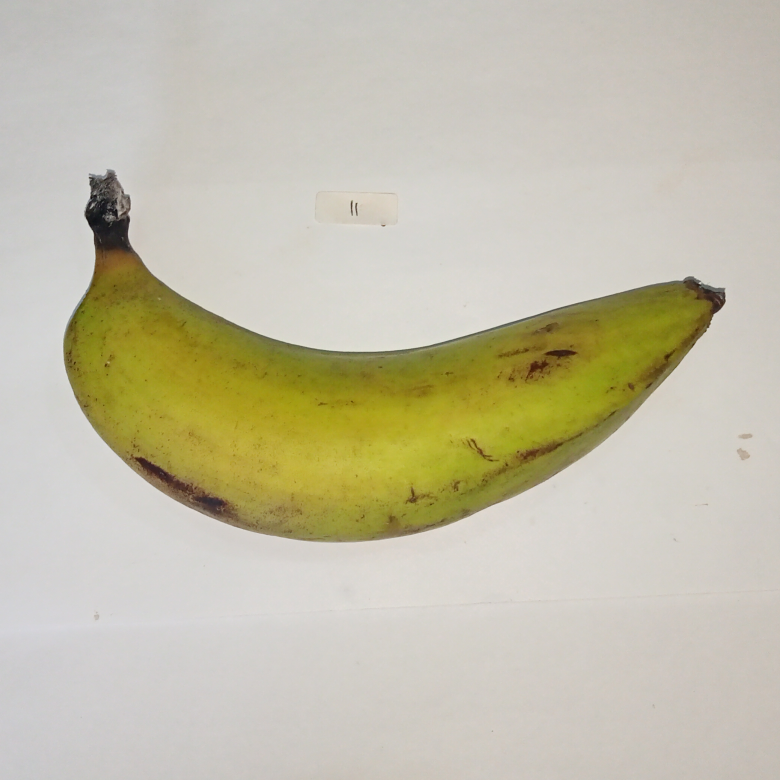
#> input picture data/raw/Realme_11_H11F1_Kanan_matang.jpg, 3120 x 3120 px (shown at 1/4 size); its folder holds only this picture in this run
$ python create_ground_truth.py
#> lines starting #> are read from the running program, lines starting #| are printed output that depends on the picture; after the words box and inside, x2 and y2 are one past the last pixel; in counts of white or black regions, pixels touching at a corner belong together
### src/banana_ripeness/io_utils.py
"""I/O utilities: reading, writing images, directory discovery, and filename metadata parsing."""

from pathlib import Path
from typing import Dict, List, Optional, Tuple, Union
import cv2
import numpy as np


CANONICAL_CLASSES = ["Mentah", "Matang", "Terlalu Matang", "Busuk"]


def read_image(path: Union[str, Path]) -> np.ndarray:
    """Read an image from disk in BGR format with proper Windows path handling."""
    p = Path(path).resolve()
    if not p.exists():
        raise FileNotFoundError(f"Image not found at: {p}")

    # Use cv2.imdecode to support paths with non-ASCII or space characters reliably on Windows
    data = np.fromfile(str(p), dtype=np.uint8)
    img = cv2.imdecode(data, cv2.IMREAD_COLOR)
#> img is the input picture: shape (3120, 3120, 3); mean B, G, R 169.4, 191.1, 195.8
    if img is None:
        raise ValueError(f"Failed to decode image from: {p}")
    return img


def write_image(path: Union[str, Path], img: np.ndarray) -> bool:
    """Write an image to disk, creating parent directories if needed."""
    p = Path(path).resolve()
    p.parent.mkdir(parents=True, exist_ok=True)
    ext = p.suffix.lower()
    if not ext:
        ext = ".png"
        p = p.with_suffix(ext)

    success, buf = cv2.imencode(ext, img)
    if not success:
        return False
    with open(p, "wb") as f:
        f.write(buf.tobytes())
    return True


def list_images(
    folder: Union[str, Path],
    extensions: Tuple[str, ...] = (".jpg", ".jpeg", ".png", ".bmp"),
) -> List[Path]:
    """List and sort all image files in a folder matching extensions."""
    p = Path(folder).resolve()
    if not p.exists():
        return []
    files = [f for f in p.iterdir() if f.is_file() and f.suffix.lower() in extensions]
    return sorted(files, key=lambda x: x.name)


# [57 lines left out: function parse_filename_metadata, not called in this run]

### src/banana_ripeness/morphology.py
"""Morphological refinement module: opening, closing, largest component selection, and hole filling."""

from typing import Tuple, Union
import cv2
import numpy as np

from .config import Config, MorphologyConfig


# [26 lines left out: functions make_kernel, opening, closing, not called in this run]


def largest_component(mask: np.ndarray) -> np.ndarray:
    """Retain only the largest connected foreground component, discarding stray clusters."""
    num_labels, labels, stats, _ = cv2.connectedComponentsWithStats(mask, connectivity=8)
    if num_labels <= 1:
        return mask

    # Exclude background label 0
    areas = stats[1:, cv2.CC_STAT_AREA]
    if len(areas) == 0 or np.max(areas) == 0:
        return mask

    largest_label = 1 + int(np.argmax(areas))
    out = np.zeros_like(mask)
    out[labels == largest_label] = 255
    return out


def fill_holes(mask: np.ndarray) -> np.ndarray:
    """Fill all internal holes within external foreground contours."""
    contours, _ = cv2.findContours(mask, cv2.RETR_EXTERNAL, cv2.CHAIN_APPROX_SIMPLE)
    filled = np.zeros_like(mask)
    cv2.drawContours(filled, contours, -1, 255, thickness=cv2.FILLED)
    return filled


# [24 lines left out: function refine, not called in this run]

### scripts/create_ground_truth.py
"""Script to create high-precision baseline ground-truth binary masks for the 16 specimen images."""

from pathlib import Path
import sys
import cv2
import numpy as np

# Ensure src is in python path
src_dir = Path(__file__).resolve().parent.parent / "src"
if str(src_dir) not in sys.path:
    sys.path.insert(0, str(src_dir))

from banana_ripeness.io_utils import list_images, read_image, write_image
from banana_ripeness.morphology import fill_holes, largest_component


def generate_precise_mask(img_bgr: np.ndarray) -> np.ndarray:
    """Generate high-precision binary mask for banana specimen using background-distance Otsu thresholding."""
    # Resize to standard 600x600 for consistency
    img = cv2.resize(img_bgr, (600, 600), interpolation=cv2.INTER_AREA)
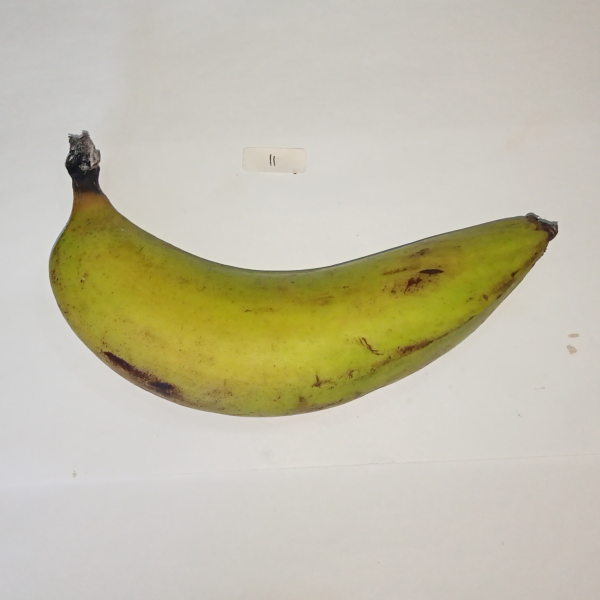
#> img: shape (600, 600, 3); mean B, G, R 169.4, 191.1, 195.8

    # Sample background color from 4 corner margins
    corners = np.vstack([
        img[:25, :25].reshape(-1, 3),
        img[:25, -25:].reshape(-1, 3),
        img[-25:, :25].reshape(-1, 3),
        img[-25:, -25:].reshape(-1, 3),
    ])
#> corners = 2500 rows, first 8: [184, 187, 185], [183, 186, 184], [184, 187, 185], [186, 187, 187], [184, 186, 187], [184, 185, 187], [187, 186, 186], [188, 188, 188]
    bg_color = np.median(corners, axis=0)
#> bg_color = [183, 188, 192]

    # Compute Euclidean color distance from background
    diff = np.linalg.norm(img.astype(np.float32) - bg_color.astype(np.float32), axis=2)
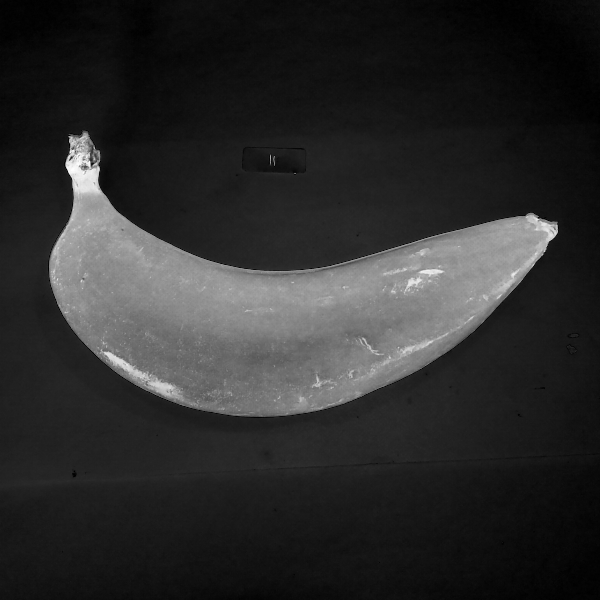
#> diff: shape (600, 600) float32; min 1, max 294, mean 51.8; drawn with min black and max white
    max_d = np.max(diff)
#> max_d = 294
    diff_norm = np.clip(diff * (255.0 / max(1.0, max_d)), 0, 255).astype(np.uint8)

    # Otsu thresholding on background color distance
    _, mask = cv2.threshold(diff_norm, 0, 255, cv2.THRESH_BINARY + cv2.THRESH_OTSU)
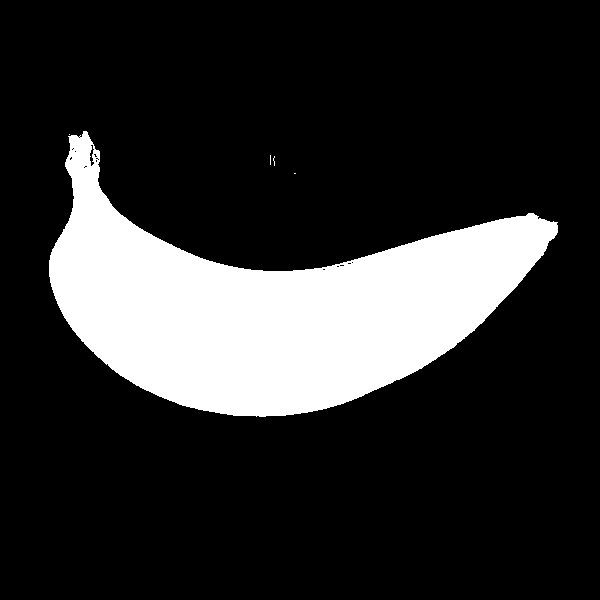
#> mask: shape (600, 600); 18.5% white; 5 white regions (4 under 20 px), largest, box (x1, y1, x2, y2) and area: (49, 131, 558, 417) 66653

    # Clear perimeter borders
    margin = 8
    mask[:margin, :] = 0
    mask[-margin:, :] = 0
    mask[:, :margin] = 0
    mask[:, -margin:] = 0

    # Morphology cleanup
    k = cv2.getStructuringElement(cv2.MORPH_ELLIPSE, (7, 7))
    mask = cv2.morphologyEx(mask, cv2.MORPH_CLOSE, k, iterations=3)
#> mask: shape (600, 600); 18.6% white; 3 white regions (1 under 20 px), largest, box (x1, y1, x2, y2) and area: (49, 131, 558, 417) 66796, (270, 155, 275, 166) 45
    mask = cv2.morphologyEx(mask, cv2.MORPH_OPEN, k, iterations=1)
#> mask: shape (600, 600); 18.6% white; 1 white region, box (x1, y1, x2, y2) and area: (49, 131, 558, 417) 66782
    mask = largest_component(mask)
#> in largest_component, `num_labels, labels, stats, _ = cv2.connectedComponentsWithStats(mask, ..`: labels: shape (600, 600) int32; values 0 (black) and 1 (white), 18.6% white; 1 white region
#> in largest_component, `num_labels, labels, stats, _ = cv2.connectedComponentsWithStats(mask, ..`: num_labels = 2; stats = [[0, 0, 600, 600, 293218], [49, 131, 509, 286, 66782]]
#> in largest_component, `areas = stats[1:, cv2.CC_STAT_AREA]`: areas = [66782]
#> in largest_component, `largest_label = 1 + int(np.argmax(areas))`: largest_label = 1
    mask = fill_holes(mask)
#> in fill_holes, `contours, _ = cv2.findContours(mask, cv2.RETR_EXTERNAL, cv2.CHAIN_APPR..`: contours = 1 contour; box (x1, y1, x2, y2) and area: (49, 131, 558, 417) 66162

    return mask


def main():
    raw_dir = Path("Data/Raw").resolve()
    gt_dir = Path("Data/ground_truth").resolve()
    gt_dir.mkdir(parents=True, exist_ok=True)

    images = list_images(raw_dir)
    print(f"Membuat masker ground truth referensi untuk {len(images)} citra...")

    for idx, img_p in enumerate(images, 1):
        img = read_image(img_p)
        mask = generate_precise_mask(img)

        out_file = gt_dir / f"{img_p.stem}.png"
        write_image(out_file, mask)
#> in write_image, `success, buf = cv2.imencode(ext, img)`: buf = 2900 values, max 255 at index 421, min 0 at index 8, mean 102.1
        area = int(np.sum(mask > 0))
#> area = 66782
        pct = (area / (600 * 600)) * 100.0
#> pct = 18.55
        print(f"[{idx:02d}/{len(images):02d}] Masker dibuat: {out_file.name:<40} (Luas: {area:,} px / {pct:.1f}%)")
#| [01/01] Masker dibuat: Realme_11_H11F1_Kanan_matang.png         (Luas: 66,782 px / 18.6%)

    print(f"\nSelesai! Seluruh masker ground truth tersimpan di: {gt_dir}")


if __name__ == "__main__":
    main()

$ run again, on data/raw/Realme_11_H15F1_Kanan_terlalu-matang.jpg
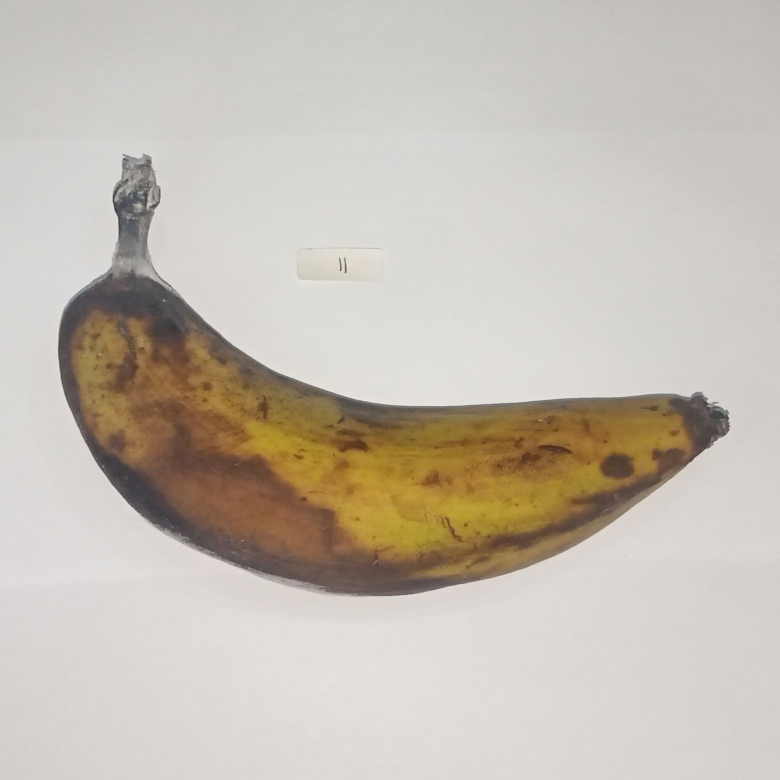
#> input picture data/raw/Realme_11_H15F1_Kanan_terlalu-matang.jpg, 3120 x 3120 px (shown at 1/4 size)
#> in read_image, img is the input picture: shape (3120, 3120, 3); mean B, G, R 179.9, 190.1, 197.6
#> img: shape (600, 600, 3)
#> corners = 2500 rows, first 8: [188, 192, 193], [188, 192, 193], [190, 194, 194], [190, 192, 193], [188, 192, 193], [188, 192, 193], [190, 192, 194], [190, 192, 194]
#> bg_color = [196.5, 200, 202.5]
#> in generate_precise_mask, `diff = np.linalg.norm(img.astype(np.float32) - bg_color.astype(np.floa..`:
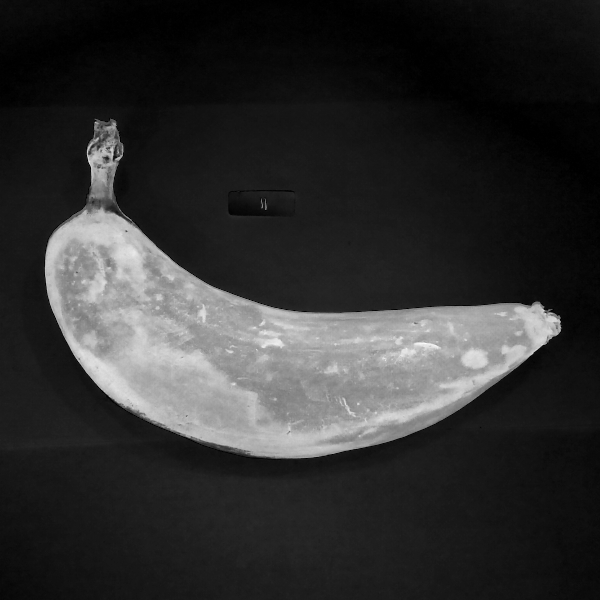
#> diff: shape (600, 600) float32; min 0.707, max 272.3, mean 52.2; drawn with min black and max white
#> max_d = 272.3
#> in generate_precise_mask, `mask = cv2.morphologyEx(mask, cv2.MORPH_CLOSE, k, iterations=3)`:
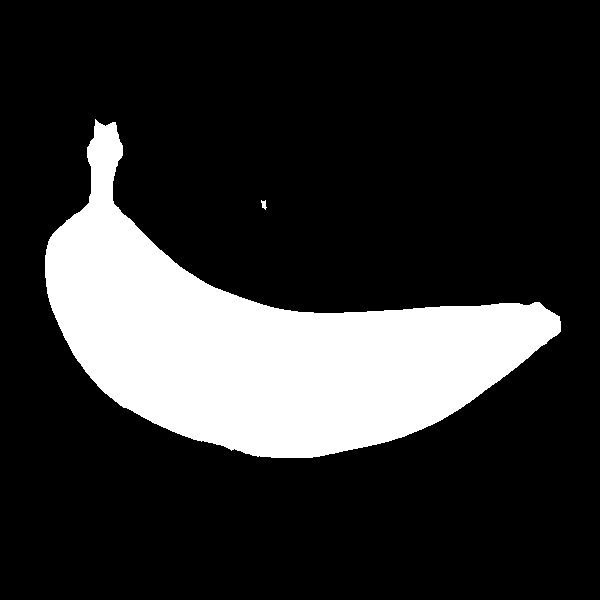
#> mask: shape (600, 600); 19.5% white; 2 white regions, box (x1, y1, x2, y2) and area: (45, 119, 561, 458) 70127, (261, 200, 267, 210) 36
#> labels: shape (600, 600) int32; values 0 (black) and 1 (white), 19.5% white; 1 white region
#> num_labels = 2; stats = [[0, 0, 600, 600, 289894], [45, 122, 516, 336, 70106]]
#> areas = [70106]
#> largest_label = 1
#> contours = 1 contour; box (x1, y1, x2, y2) and area: (45, 122, 561, 458) 69460
#> buf = 2912 values, max 255 at index 405, min 0 at index 8, mean 112
#> area = 70106
#> pct = 19.47
#| [01/01] Masker dibuat: Realme_11_H15F1_Kanan_terlalu-matang.png (Luas: 70,106 px / 19.5%)

$ run again, on data/raw/Realme_11_H11F1_Kiri_matang.jpg
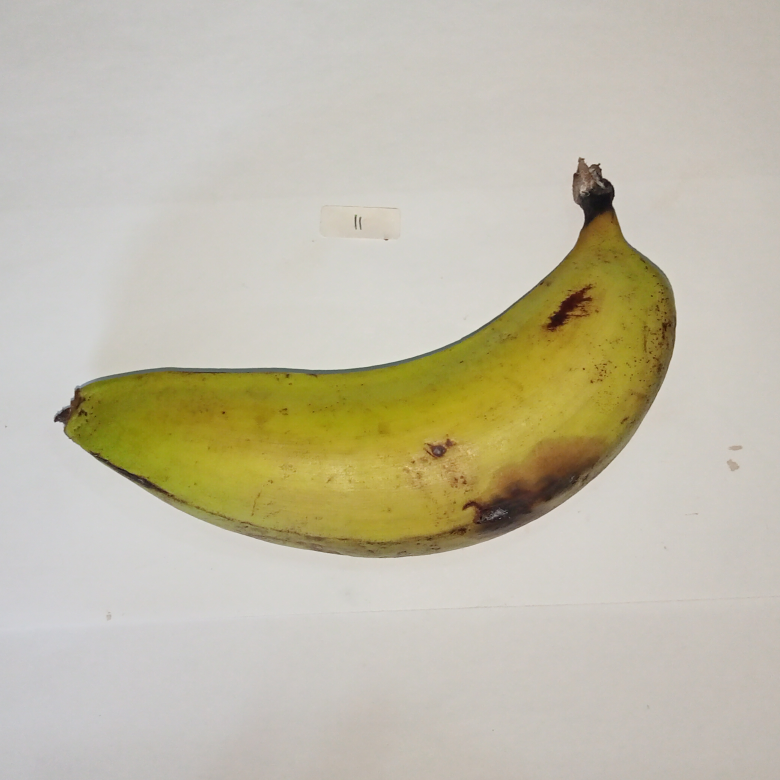
#> input picture data/raw/Realme_11_H11F1_Kiri_matang.jpg, 3120 x 3120 px (shown at 1/4 size)
#> in read_image, img is the input picture: shape (3120, 3120, 3); mean B, G, R 168.3, 188.3, 194
#> img: shape (600, 600, 3)
#> corners = 2500 rows, first 8: [183, 185, 186], [181, 184, 186], [184, 186, 186], [185, 187, 187], [184, 186, 187], [182, 185, 186], [183, 187, 188], [184, 187, 188]
#> bg_color = [180.5, 185, 190]
#> in generate_precise_mask, `diff = np.linalg.norm(img.astype(np.float32) - bg_color.astype(np.floa..`:
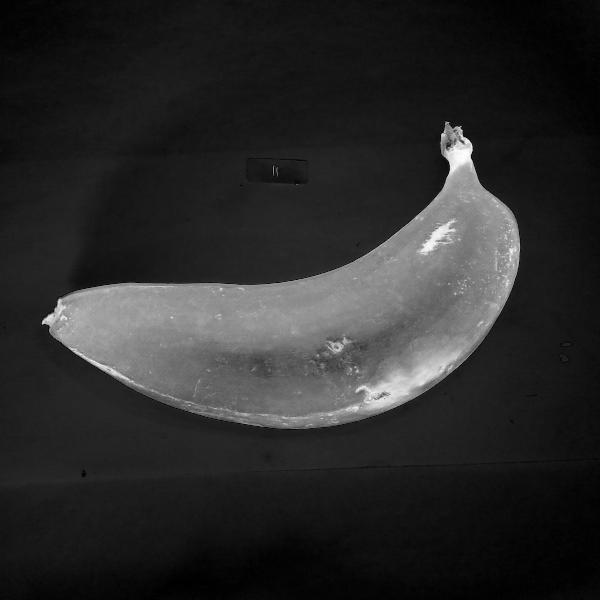
#> diff: shape (600, 600) float32; min 0.5, max 290.8, mean 49; drawn with min black and max white
#> max_d = 290.8
#> in generate_precise_mask, `mask = cv2.morphologyEx(mask, cv2.MORPH_CLOSE, k, iterations=3)`:
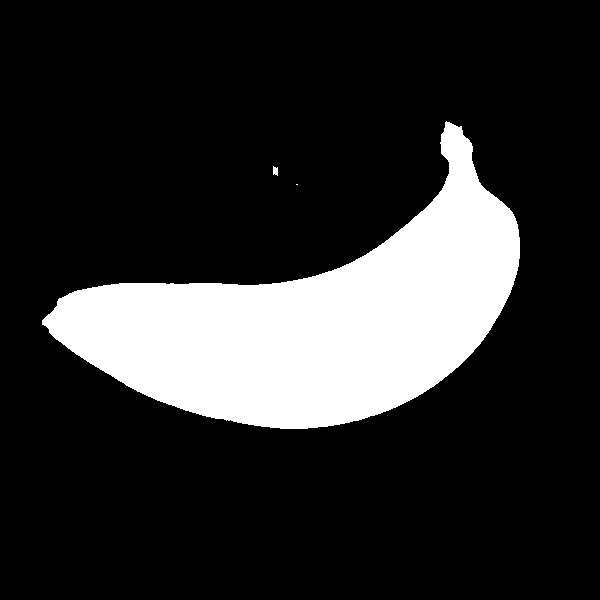
#> mask: shape (600, 600); 18% white; 3 white regions (1 under 20 px), largest, box (x1, y1, x2, y2) and area: (42, 121, 520, 429) 64791, (273, 166, 278, 176) 40
#> labels: shape (600, 600) int32; values 0 (black) and 1 (white), 18% white; 1 white region
#> num_labels = 2; stats = [[0, 0, 600, 600, 295227], [42, 122, 478, 307, 64773]]
#> areas = [64773]
#> largest_label = 1
#> contours = 1 contour; box (x1, y1, x2, y2) and area: (42, 122, 520, 429) 64196
#> buf = 2751 values, max 255 at index 368, min 0 at index 8, mean 114.3
#> area = 64773
#> pct = 17.99
#| [01/01] Masker dibuat: Realme_11_H11F1_Kiri_matang.png          (Luas: 64,773 px / 18.0%)
